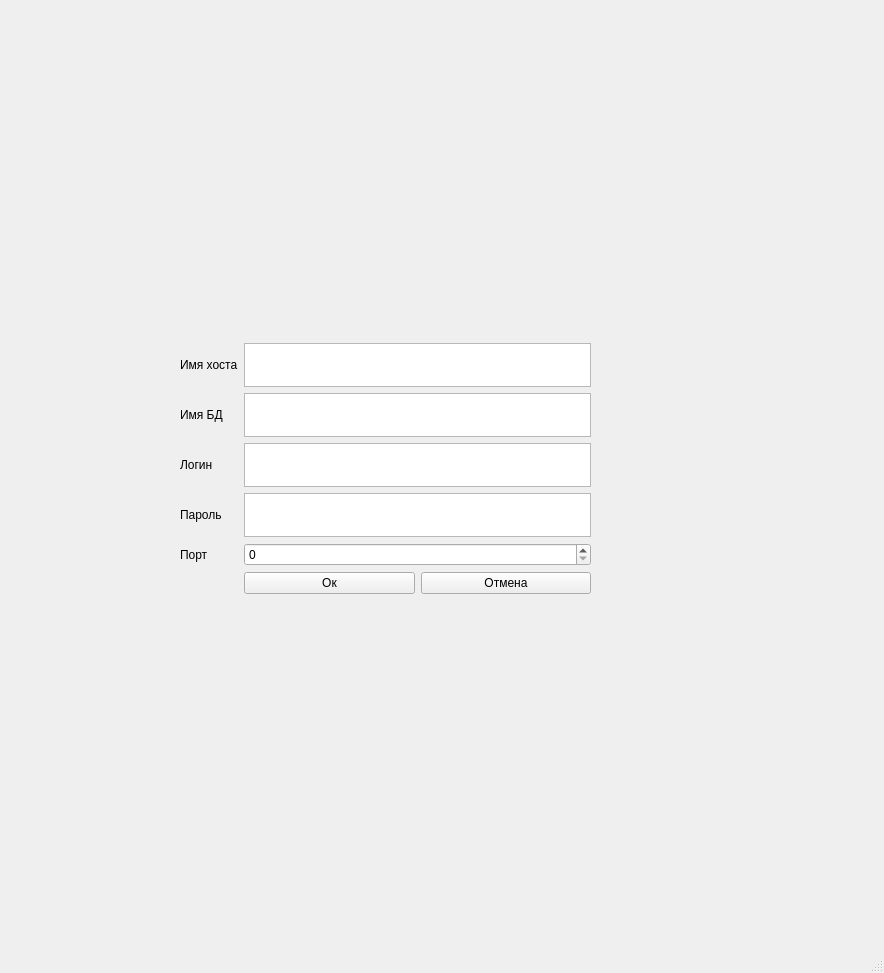
<?xml version="1.0" encoding="UTF-8"?>
<ui version="4.0">
 <class>MainWindow</class>
 <widget class="QMainWindow" name="MainWindow">
  <property name="geometry">
   <rect>
    <x>0</x>
    <y>0</y>
    <width>884</width>
    <height>973</height>
   </rect>
  </property>
  <property name="windowTitle">
   <string>MainWindow</string>
  </property>
  <widget class="QWidget" name="centralwidget">
   <widget class="QWidget" name="gridLayoutWidget">
    <property name="geometry">
     <rect>
      <x>180</x>
      <y>343</y>
      <width>411</width>
      <height>251</height>
     </rect>
    </property>
    <layout class="QGridLayout" name="gridLayout">
     <item row="0" column="1">
      <widget class="QTextEdit" name="textEdit_4"/>
     </item>
     <item row="3" column="1">
      <widget class="QTextEdit" name="textEdit"/>
     </item>
     <item row="3" column="0">
      <widget class="QLabel" name="label_4">
       <property name="text">
        <string>Пароль</string>
       </property>
      </widget>
     </item>
     <item row="0" column="0">
      <widget class="QLabel" name="label">
       <property name="text">
        <string>Имя хоста</string>
       </property>
      </widget>
     </item>
     <item row="5" column="1">
      <layout class="QHBoxLayout" name="horizontalLayout_2">
       <item>
        <widget class="QPushButton" name="pushButton_2">
         <property name="text">
          <string>Ок</string>
         </property>
        </widget>
       </item>
       <item>
        <widget class="QPushButton" name="pushButton">
         <property name="text">
          <string>Отмена</string>
         </property>
        </widget>
       </item>
      </layout>
     </item>
     <item row="2" column="1">
      <widget class="QTextEdit" name="textEdit_2"/>
     </item>
     <item row="1" column="1">
      <widget class="QTextEdit" name="textEdit_3"/>
     </item>
     <item row="1" column="0">
      <widget class="QLabel" name="label_2">
       <property name="text">
        <string>Имя БД</string>
       </property>
      </widget>
     </item>
     <item row="2" column="0">
      <widget class="QLabel" name="label_3">
       <property name="text">
        <string>Логин</string>
       </property>
      </widget>
     </item>
     <item row="4" column="1">
      <widget class="QSpinBox" name="spinBox"/>
     </item>
     <item row="4" column="0">
      <widget class="QLabel" name="label_5">
       <property name="text">
        <string>Порт</string>
       </property>
      </widget>
     </item>
    </layout>
   </widget>
  </widget>
  <widget class="QMenuBar" name="menubar">
   <property name="geometry">
    <rect>
     <x>0</x>
     <y>0</y>
     <width>884</width>
     <height>22</height>
    </rect>
   </property>
  </widget>
  <widget class="QStatusBar" name="statusbar"/>
 </widget>
 <resources/>
 <connections/>
</ui>
